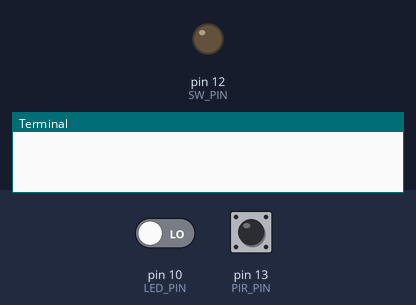
Simulated run of this program. Board: Raspberry Pi (header pin numbers). Parts: output pins drawn as LEDs (lit = HIGH), the last lines printed to the terminal. The inputs (shaded band) are chosen by the test bench; at power-on: pin 13 (PIR_PIN) HIGH, pin 10 (LED_PIN) LOW. Files the program writes start out absent.

Above: at 3.2 s.
3.3 s: pin 13 (PIR_PIN) pulsed LOW 2 times (0.12 s each, 0.3 s apart)
At 6.7 s:
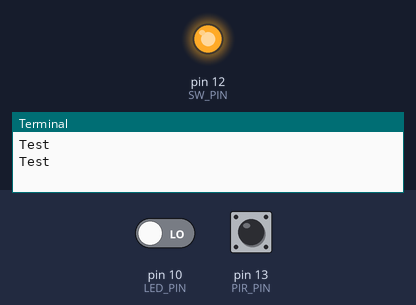
Timing chart, 0 to 8.2 s (numbered marks = the images above; inputs shaded):
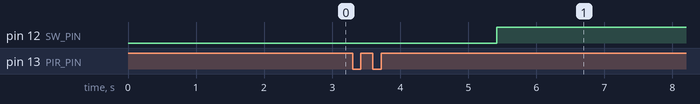

Measured:
- after the input at 3.3 s, pin 12 (SW_PIN): LOW → HIGH after 2.1 s

The program:

pirtest2.py
```python
#!/usr/bin/python
import RPi.GPIO as GPIO
import time

#GPIO.setwarnings(False)
GPIO.setmode(GPIO.BOARD)
PIR_PIN = 13
LED_PIN = 10
SW_PIN  = 12

GPIO.setup(PIR_PIN, GPIO.IN)
GPIO.setup(LED_PIN, GPIO.IN)
GPIO.setup(SW_PIN, GPIO.OUT)

def MOTION(PIR_PIN):
        global LED_PIN, SW_PIN
        f = open('pir', 'w')
        f.write("Liigub!")
        f.close()
        print("Test")
        if(GPIO.input(LED_PIN) == 0):		#power is off
                GPIO.output(SW_PIN, GPIO.LOW)
                time.sleep(1)
                GPIO.output(SW_PIN,GPIO.HIGH)
        f.close()

time.sleep(2)

try:
        GPIO.add_event_detect(PIR_PIN, GPIO.RISING, callback=MOTION)
        while 1:
                time.sleep(100)

except KeyboardInterrupt:
        #print " Quit"
        GPIO.cleanup()
```
